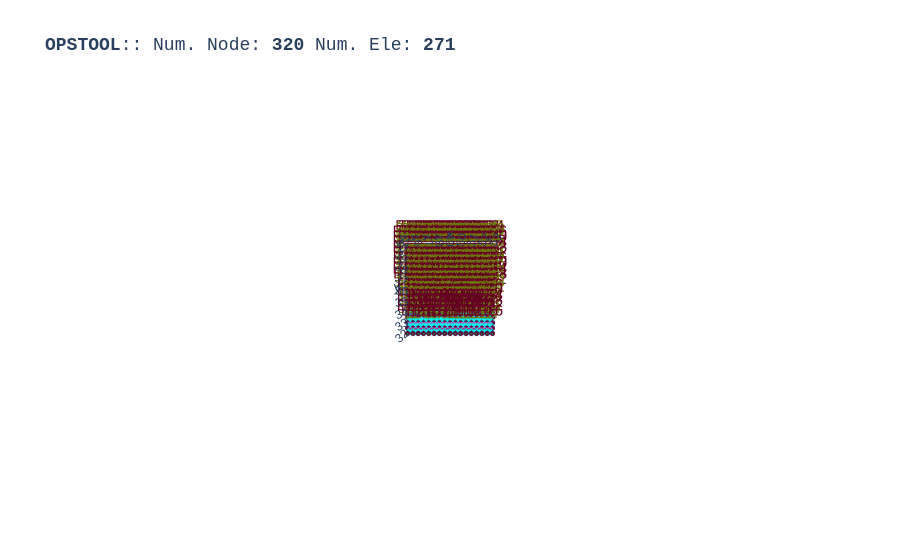

Notebook cell for this chart:
### Code cell
opst.vis.plotly.plot_model(show_node_numbering=True, show_ele_numbering=True, show_nodal_loads = True)

### Figure 1 — Plotly figure (JSON) as saved in the notebook; plotly's stock layout.template omitted (floating-point values rounded to 4 significant figures; data arrays with more than 128 entries replaced by an {"elided": "..."} marker saying what was removed)
{"data": [{"color": "#00FFFF", "hoverinfo": "skip", "i": {"elided": "512 int values"}, "j": {"elided": "512 int values"}, "k": {"elided": "512 int values"}, "name": "ELE_TAG_FourNodeQuadWithSensitivity", "opacity": 1, "type": "mesh3d", "x": {"elided": "1024 float values"}, "y": {"elided": "1024 float values"}, "z": {"elided": "1024 float values"}}, {"connectgaps": false, "hoverinfo": "skip", "line": {"color": "black", "width": 1}, "mode": "lines", "name": "Edge", "type": "scatter3d", "x": {"elided": "1536 float values"}, "y": {"elided": "1536 float values"}, "z": {"elided": "1536 float values"}}, {"connectgaps": false, "hoverinfo": "skip", "line": {"color": "#0652ff", "width": 5}, "mode": "lines", "name": "DispBeamColumn2d", "type": "scatter3d", "x": [45.25, 45.75, NaN, 45.75, 46.25, NaN, 46.25, 46.75, NaN, 46.75, 47.25, NaN, 47.25, 47.75, NaN, 47.75, 48.25, NaN, 48.25, 48.75, NaN, 48.75, 49.25, NaN, 49.25, 49.75, NaN, 49.75, 50.25, NaN, 50.25, 50.75, NaN, 50.75, 51.25, NaN, 51.25, 51.75, NaN, 51.75, 52.25, NaN, 52.25, 52.75, NaN], "y": [40.25, 40.25, NaN, 40.25, 40.25, NaN, 40.25, 40.25, NaN, 40.25, 40.25, NaN, 40.25, 40.25, NaN, 40.25, 40.25, NaN, 40.25, 40.25, NaN, 40.25, 40.25, NaN, 40.25, 40.25, NaN, 40.25, 40.25, NaN, 40.25, 40.25, NaN, 40.25, 40.25, NaN, 40.25, 40.25, NaN, 40.25, 40.25, NaN, 40.25, 40.25, NaN], "z": [0.0, 0.0, NaN, 0.0, 0.0, NaN, 0.0, 0.0, NaN, 0.0, 0.0, NaN, 0.0, 0.0, NaN, 0.0, 0.0, NaN, 0.0, 0.0, NaN, 0.0, 0.0, NaN, 0.0, 0.0, NaN, 0.0, 0.0, NaN, 0.0, 0.0, NaN, 0.0, 0.0, NaN, 0.0, 0.0, NaN, 0.0, 0.0, NaN, 0.0, 0.0, NaN]}, {"connectgaps": false, "hoverinfo": "skip", "line": {"color": "#ff9408", "width": 5}, "mode": "lines", "name": "BeamContact2D", "type": "scatter3d", "x": [45.5, 45.25, NaN, 45.5, 45.75, NaN, 46.0, 45.75, NaN, 46.0, 46.25, NaN, 46.5, 46.25, NaN, 46.5, 46.75, NaN, 47.0, 46.75, NaN, 47.0, 47.25, NaN, 47.5, 47.25, NaN, 47.5, 47.75, NaN, 48.0, 47.75, NaN, 48.0, 48.25, NaN, 48.5, 48.25, NaN, 48.5, 48.75, NaN, 49.0, 48.75, NaN, 49.0, 49.25, NaN, 49.5, 49.25, NaN, 49.5, 49.75, NaN, 50.0, 49.75, NaN, 50.0, 50.25, NaN, 50.5, 50.25, NaN, 50.5, 50.75, NaN, 51.0, 50.75, NaN, 51.0, 51.25, NaN, 51.5, 51.25, NaN, 51.5, 51.75, NaN, 52.0, 51.75, NaN, 52.0, 52.25, NaN, 52.5, 52.25, NaN, 52.5, 52.75, NaN], "y": [40.0, 40.25, NaN, 40.0, 40.25, NaN, 40.0, 40.25, NaN, 40.0, 40.25, NaN, 40.0, 40.25, NaN, 40.0, 40.25, NaN, 40.0, 40.25, NaN, 40.0, 40.25, NaN, 40.0, 40.25, NaN, 40.0, 40.25, NaN, 40.0, 40.25, NaN, 40.0, 40.25, NaN, 40.0, 40.25, NaN, 40.0, 40.25, NaN, 40.0, 40.25, NaN, 40.0, 40.25, NaN, 40.0, 40.25, NaN, 40.0, 40.25, NaN, 40.0, 40.25, NaN, 40.0, 40.25, NaN, 40.0, 40.25, NaN, 40.0, 40.25, NaN, 40.0, 40.25, NaN, 40.0, 40.25, NaN, 40.0, 40.25, NaN, 40.0, 40.25, NaN, 40.0, 40.25, NaN, 40.0, 40.25, NaN, 40.0, 40.25, NaN, 40.0, 40.25, NaN], "z": [0.0, 0.0, NaN, 0.0, 0.0, NaN, 0.0, 0.0, NaN, 0.0, 0.0, NaN, 0.0, 0.0, NaN, 0.0, 0.0, NaN, 0.0, 0.0, NaN, 0.0, 0.0, NaN, 0.0, 0.0, NaN, 0.0, 0.0, NaN, 0.0, 0.0, NaN, 0.0, 0.0, NaN, 0.0, 0.0, NaN, 0.0, 0.0, NaN, 0.0, 0.0, NaN, 0.0, 0.0, NaN, 0.0, 0.0, NaN, 0.0, 0.0, NaN, 0.0, 0.0, NaN, 0.0, 0.0, NaN, 0.0, 0.0, NaN, 0.0, 0.0, NaN, 0.0, 0.0, NaN, 0.0, 0.0, NaN, 0.0, 0.0, NaN, 0.0, 0.0, NaN, 0.0, 0.0, NaN, 0.0, 0.0, NaN, 0.0, 0.0, NaN, 0.0, 0.0, NaN]}, {"customdata": {"elided": "256 str values"}, "hovertemplate": "%{customdata}", "marker": {"color": "#00FFFF", "size": 3, "symbol": "diamond-open"}, "mode": "markers", "name": "ELE_TAG_FourNodeQuadWithSensitivity", "type": "scatter3d", "x": {"elided": "256 float values"}, "y": {"elided": "256 float values"}, "z": {"elided": "256 float values"}}, {"customdata": ["eleTag: 400<br>connectedNodes:<br> [290 291]", "eleTag: 401<br>connectedNodes:<br> [291 292]", "eleTag: 402<br>connectedNodes:<br> [292 293]", "eleTag: 403<br>connectedNodes:<br> [293 294]", "eleTag: 404<br>connectedNodes:<br> [294 295]", "eleTag: 405<br>connectedNodes:<br> [295 296]", "eleTag: 406<br>connectedNodes:<br> [296 297]", "eleTag: 407<br>connectedNodes:<br> [297 298]", "eleTag: 408<br>connectedNodes:<br> [298 299]", "eleTag: 409<br>connectedNodes:<br> [299 300]", "eleTag: 410<br>connectedNodes:<br> [300 301]", "eleTag: 411<br>connectedNodes:<br> [301 302]", "eleTag: 412<br>connectedNodes:<br> [302 303]", "eleTag: 413<br>connectedNodes:<br> [303 304]", "eleTag: 414<br>connectedNodes:<br> [304 305]"], "hovertemplate": "%{customdata}", "marker": {"color": "#0652ff", "size": 3, "symbol": "diamond-open"}, "mode": "markers", "name": "DispBeamColumn2d", "type": "scatter3d", "x": [45.5, 46.0, 46.5, 47.0, 47.5, 48.0, 48.5, 49.0, 49.5, 50.0, 50.5, 51.0, 51.5, 52.0, 52.5], "y": [40.25, 40.25, 40.25, 40.25, 40.25, 40.25, 40.25, 40.25, 40.25, 40.25, 40.25, 40.25, 40.25, 40.25, 40.25], "z": [0.0, 0.0, 0.0, 0.0, 0.0, 0.0, 0.0, 0.0, 0.0, 0.0, 0.0, 0.0, 0.0, 0.0, 0.0]}, {"customdata": ["eleTag: 3050<br>connectedNodes:<br> [274 290]", "eleTag: 3050<br>connectedNodes:<br> [274 291]", "eleTag: 3051<br>connectedNodes:<br> [275 291]", "eleTag: 3051<br>connectedNodes:<br> [275 292]", "eleTag: 3052<br>connectedNodes:<br> [276 292]", "eleTag: 3052<br>connectedNodes:<br> [276 293]", "eleTag: 3053<br>connectedNodes:<br> [277 293]", "eleTag: 3053<br>connectedNodes:<br> [277 294]", "eleTag: 3054<br>connectedNodes:<br> [278 294]", "eleTag: 3054<br>connectedNodes:<br> [278 295]", "eleTag: 3055<br>connectedNodes:<br> [279 295]", "eleTag: 3055<br>connectedNodes:<br> [279 296]", "eleTag: 3056<br>connectedNodes:<br> [280 296]", "eleTag: 3056<br>connectedNodes:<br> [280 297]", "eleTag: 3057<br>connectedNodes:<br> [281 297]", "eleTag: 3057<br>connectedNodes:<br> [281 298]", "eleTag: 3058<br>connectedNodes:<br> [282 298]", "eleTag: 3058<br>connectedNodes:<br> [282 299]", "eleTag: 3059<br>connectedNodes:<br> [283 299]", "eleTag: 3059<br>connectedNodes:<br> [283 300]", "eleTag: 3060<br>connectedNodes:<br> [284 300]", "eleTag: 3060<br>connectedNodes:<br> [284 301]", "eleTag: 3061<br>connectedNodes:<br> [285 301]", "eleTag: 3061<br>connectedNodes:<br> [285 302]", "eleTag: 3062<br>connectedNodes:<br> [286 302]", "eleTag: 3062<br>connectedNodes:<br> [286 303]", "eleTag: 3063<br>connectedNodes:<br> [287 303]", "eleTag: 3063<br>connectedNodes:<br> [287 304]", "eleTag: 3064<br>connectedNodes:<br> [288 304]", "eleTag: 3064<br>connectedNodes:<br> [288 305]"], "hovertemplate": "%{customdata}", "marker": {"color": "#ff9408", "size": 3, "symbol": "diamond-open"}, "mode": "markers", "name": "BeamContact2D", "type": "scatter3d", "x": [45.38, 45.62, 45.88, 46.12, 46.38, 46.62, 46.88, 47.12, 47.38, 47.62, 47.88, 48.12, 48.38, 48.62, 48.88, 49.12, 49.38, 49.62, 49.88, 50.12, 50.38, 50.62, 50.88, 51.12, 51.38, 51.62, 51.88, 52.12, 52.38, 52.62], "y": [40.12, 40.12, 40.12, 40.12, 40.12, 40.12, 40.12, 40.12, 40.12, 40.12, 40.12, 40.12, 40.12, 40.12, 40.12, 40.12, 40.12, 40.12, 40.12, 40.12, 40.12, 40.12, 40.12, 40.12, 40.12, 40.12, 40.12, 40.12, 40.12, 40.12], "z": [0.0, 0.0, 0.0, 0.0, 0.0, 0.0, 0.0, 0.0, 0.0, 0.0, 0.0, 0.0, 0.0, 0.0, 0.0, 0.0, 0.0, 0.0, 0.0, 0.0, 0.0, 0.0, 0.0, 0.0, 0.0, 0.0, 0.0, 0.0, 0.0, 0.0]}, {"customdata": {"elided": "320 str values"}, "hovertemplate": "x: %{x}<br>y: %{y}<br>z: %{z} <br>nodeTag: %{customdata}", "marker": {"color": "#580f41", "size": 3, "symbol": "circle"}, "mode": "markers", "name": "Nodes", "type": "scatter3d", "x": {"elided": "320 float values"}, "y": {"elided": "320 float values"}, "z": {"elided": "320 float values"}}, {"mode": "text", "name": "Node Tag", "text": {"elided": "320 str values"}, "textfont": {"color": "#6e750e", "size": 15}, "type": "scatter3d", "x": {"elided": "320 float values"}, "y": {"elided": "320 float values"}, "z": {"elided": "320 float values"}}, {"mode": "text", "name": "Element Tag", "text": {"elided": "271 str values"}, "textfont": {"color": "#650021", "size": 15}, "type": "scatter3d", "x": {"elided": "271 float values"}, "y": {"elided": "271 float values"}, "z": {"elided": "271 float values"}}, {"connectgaps": false, "hoverinfo": "skip", "line": {"color": "#15b01a", "width": 1}, "mode": "lines", "name": "BC", "type": "scatter3d", "x": {"elided": "384 float values"}, "y": {"elided": "384 float values"}, "z": {"elided": "384 float values"}}, {"connectgaps": false, "hoverinfo": "skip", "line": {"color": "#FF1493", "width": 2.5}, "mode": "lines", "name": "mp constraint", "type": "scatter3d", "x": [45.0, 53.0, NaN, 45.0, 53.0, NaN, 45.0, 53.0, NaN, 45.0, 53.0, NaN, 45.0, 53.0, NaN, 45.0, 53.0, NaN, 45.0, 53.0, NaN, 45.0, 53.0, NaN, 45.0, 53.0, NaN, 45.0, 53.0, NaN, 45.0, 53.0, NaN, 45.0, 53.0, NaN, 45.0, 53.0, NaN, 45.0, 53.0, NaN, 45.0, 53.0, NaN, 45.0, 53.0, NaN], "y": [32.5, 32.5, NaN, 33.0, 33.0, NaN, 33.5, 33.5, NaN, 34.0, 34.0, NaN, 34.5, 34.5, NaN, 35.0, 35.0, NaN, 35.5, 35.5, NaN, 36.0, 36.0, NaN, 36.5, 36.5, NaN, 37.0, 37.0, NaN, 37.5, 37.5, NaN, 38.0, 38.0, NaN, 38.5, 38.5, NaN, 39.0, 39.0, NaN, 39.5, 39.5, NaN, 40.0, 40.0, NaN], "z": [0.0, 0.0, NaN, 0.0, 0.0, NaN, 0.0, 0.0, NaN, 0.0, 0.0, NaN, 0.0, 0.0, NaN, 0.0, 0.0, NaN, 0.0, 0.0, NaN, 0.0, 0.0, NaN, 0.0, 0.0, NaN, 0.0, 0.0, NaN, 0.0, 0.0, NaN, 0.0, 0.0, NaN, 0.0, 0.0, NaN, 0.0, 0.0, NaN, 0.0, 0.0, NaN, 0.0, 0.0, NaN]}], "layout": {"autosize": true, "font": {"family": "Arial, sans-serif"}, "scene": {"aspectmode": "data", "camera": {"eye": {"x": 0, "y": -0.1, "z": 10}}, "dragmode": "pan", "xaxis": {"showbackground": false}, "yaxis": {"showbackground": false}, "zaxis": {"showbackground": true, "showgrid": true, "showticklabels": false, "ticks": "", "title": {"text": ""}, "visible": true}}, "showlegend": false, "title": {"font": {"family": "courier", "size": 18}, "text": "<b>OPSTOOL</b>:: Num. Node: <b>320</b> Num. Ele: <b>271</b>"}}}
